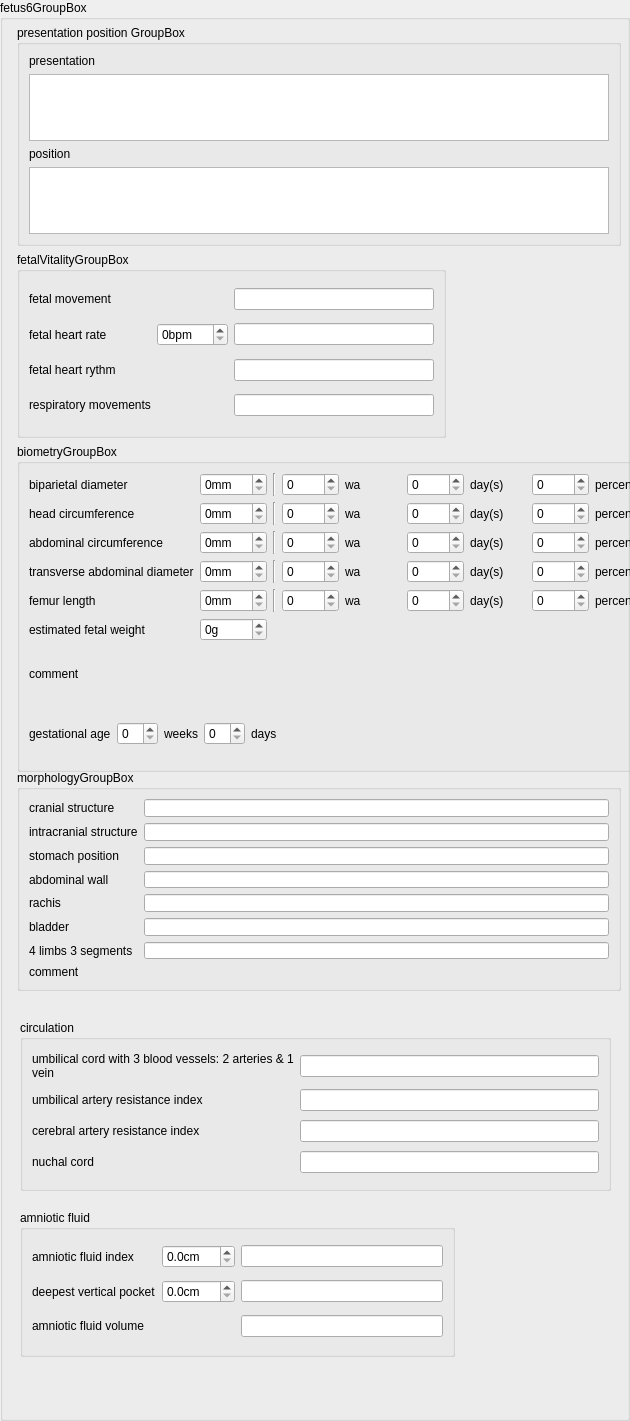
  <widget class="QGroupBox" name="fetus6GroupBox">
   <property name="enabled">
    <bool>true</bool>
   </property>
   <property name="geometry">
    <rect>
     <x>10</x>
     <y>8740</y>
     <width>630</width>
     <height>1421</height>
    </rect>
   </property>
   <property name="title">
    <string>fetus6GroupBox</string>
   </property>
   <property name="flat">
    <bool>false</bool>
   </property>
   <widget class="QGroupBox" name="fetus6PresentationPositionGroupBox">
    <property name="geometry">
     <rect>
      <x>17</x>
      <y>25</y>
      <width>604</width>
      <height>221</height>
     </rect>
    </property>
    <property name="title">
     <string>presentation position GroupBox</string>
    </property>
    <layout class="QVBoxLayout" name="verticalLayout_38">
     <item>
      <layout class="QVBoxLayout" name="verticalLayout_31">
       <item>
        <widget class="QLabel" name="presentationF6Label">
         <property name="text">
          <string>presentation</string>
         </property>
        </widget>
       </item>
       <item>
        <widget class="QListView" name="presentationF6ListView"/>
       </item>
      </layout>
     </item>
     <item>
      <layout class="QVBoxLayout" name="verticalLayout_37">
       <item>
        <widget class="QLabel" name="positionF6Label">
         <property name="text">
          <string>position</string>
         </property>
        </widget>
       </item>
       <item>
        <widget class="QListView" name="positionF6ListView"/>
       </item>
      </layout>
     </item>
    </layout>
   </widget>
   <widget class="QGroupBox" name="fetus6FetalVitalityGroupBox">
    <property name="geometry">
     <rect>
      <x>17</x>
      <y>252</y>
      <width>429</width>
      <height>186</height>
     </rect>
    </property>
    <property name="title">
     <string>fetalVitalityGroupBox</string>
    </property>
    <layout class="QGridLayout" name="gridLayout_9">
     <item row="0" column="0">
      <widget class="QLabel" name="fetus6FetalMovementLabel">
       <property name="text">
        <string>fetal movement</string>
       </property>
      </widget>
     </item>
     <item row="0" column="1">
      <layout class="QHBoxLayout" name="fetus6FetalMovementRadioLayout"/>
     </item>
     <item row="0" column="2">
      <widget class="QLineEdit" name="fetus6FetalMovementLineEdit"/>
     </item>
     <item row="1" column="0">
      <widget class="QLabel" name="fetus6FhrLabel">
       <property name="text">
        <string>fetal heart rate</string>
       </property>
      </widget>
     </item>
     <item row="1" column="1">
      <widget class="QSpinBox" name="fetus6FhrSpinBox">
       <property name="suffix">
        <string>bpm</string>
       </property>
       <property name="maximum">
        <number>999</number>
       </property>
      </widget>
     </item>
     <item row="1" column="2">
      <widget class="QLineEdit" name="fetus6FhrLineEdit"/>
     </item>
     <item row="2" column="0">
      <widget class="QLabel" name="fetus6HeartRythmLabel">
       <property name="text">
        <string>fetal heart rythm</string>
       </property>
      </widget>
     </item>
     <item row="2" column="1">
      <layout class="QHBoxLayout" name="fetus6HeartRythmRadioLayout"/>
     </item>
     <item row="2" column="2">
      <widget class="QLineEdit" name="fetus6HeartRythmLineEdit"/>
     </item>
     <item row="3" column="0">
      <widget class="QLabel" name="fetus6RespiratoryLabel">
       <property name="text">
        <string>respiratory movements</string>
       </property>
      </widget>
     </item>
     <item row="3" column="1">
      <layout class="QHBoxLayout" name="fetus6RespiratoryRadioLayout"/>
     </item>
     <item row="3" column="2">
      <widget class="QLineEdit" name="fetus6RespiratoryLineEdit"/>
     </item>
    </layout>
   </widget>
   <widget class="QGroupBox" name="fetus6BiometryGroupBox">
    <property name="geometry">
     <rect>
      <x>17</x>
      <y>444</y>
      <width>646</width>
      <height>328</height>
     </rect>
    </property>
    <property name="title">
     <string>biometryGroupBox</string>
    </property>
    <layout class="QGridLayout" name="gridLayout_2">
     <item row="0" column="0">
      <widget class="QLabel" name="fetus6BPDLabel">
       <property name="text">
        <string>biparietal diameter</string>
       </property>
      </widget>
     </item>
     <item row="0" column="1">
      <widget class="QSpinBox" name="fetus6BPDSpinBox">
       <property name="suffix">
        <string>mm</string>
       </property>
       <property name="maximum">
        <number>999</number>
       </property>
      </widget>
     </item>
     <item row="0" column="2">
      <widget class="Line" name="line_40">
       <property name="orientation">
        <enum>Qt::Vertical</enum>
       </property>
      </widget>
     </item>
     <item row="0" column="3">
      <widget class="QSpinBox" name="fetus6BPDWeekSpinBox"/>
     </item>
     <item row="0" column="4">
      <widget class="QLabel" name="fetus6BPDWeekLabel">
       <property name="text">
        <string>wa</string>
       </property>
      </widget>
     </item>
     <item row="0" column="5">
      <widget class="QSpinBox" name="fetus6BPDDaySpinBox">
       <property name="maximum">
        <number>6</number>
       </property>
      </widget>
     </item>
     <item row="0" column="6">
      <widget class="QLabel" name="label_11">
       <property name="text">
        <string>day(s)</string>
       </property>
      </widget>
     </item>
     <item row="0" column="7">
      <widget class="QSpinBox" name="fetus6BipPercentileSpinBox"/>
     </item>
     <item row="0" column="8">
      <widget class="QLabel" name="fetus6BipPercentileLabel">
       <property name="text">
        <string>percentile</string>
       </property>
      </widget>
     </item>
     <item row="1" column="0">
      <widget class="QLabel" name="fetus6HeadCircumferenceLabel">
       <property name="text">
        <string>head circumference</string>
       </property>
      </widget>
     </item>
     <item row="1" column="1">
      <widget class="QSpinBox" name="fetus6HeadCircumferenceSpinBox">
       <property name="suffix">
        <string>mm</string>
       </property>
       <property name="maximum">
        <number>999</number>
       </property>
      </widget>
     </item>
     <item row="1" column="2">
      <widget class="Line" name="line_41">
       <property name="orientation">
        <enum>Qt::Vertical</enum>
       </property>
      </widget>
     </item>
     <item row="1" column="3">
      <widget class="QSpinBox" name="fetus6HeadCircumferenceWeekSpinBox"/>
     </item>
     <item row="1" column="4">
      <widget class="QLabel" name="fetus6HeadCircumferenceWeekLabel">
       <property name="text">
        <string>wa</string>
       </property>
      </widget>
     </item>
     <item row="1" column="5">
      <widget class="QSpinBox" name="fetus6HeadCircumferenceDaysSpinBox">
       <property name="maximum">
        <number>6</number>
       </property>
      </widget>
     </item>
     <item row="1" column="6">
      <widget class="QLabel" name="fetus6HeadCircumferenceDayLabel">
       <property name="text">
        <string>day(s)</string>
       </property>
      </widget>
     </item>
     <item row="1" column="7">
      <widget class="QSpinBox" name="fetus6HcPercentileSpinBox"/>
     </item>
     <item row="1" column="8">
      <widget class="QLabel" name="fetus6HcPercentileLabel">
       <property name="text">
        <string>percentile</string>
       </property>
      </widget>
     </item>
     <item row="2" column="0">
      <widget class="QLabel" name="fetus6AbdominalCircumferenceLabel">
       <property name="text">
        <string>abdominal circumference</string>
       </property>
      </widget>
     </item>
     <item row="2" column="1">
      <widget class="QSpinBox" name="fetus6AbdominalCircumferenceSpinBox">
       <property name="suffix">
        <string>mm</string>
       </property>
       <property name="maximum">
        <number>999</number>
       </property>
      </widget>
     </item>
     <item row="2" column="2">
      <widget class="Line" name="line_42">
       <property name="orientation">
        <enum>Qt::Vertical</enum>
       </property>
      </widget>
     </item>
     <item row="2" column="3">
      <widget class="QSpinBox" name="fetus6AbdominalCircumferenceWeekSpinBox"/>
     </item>
     <item row="2" column="4">
      <widget class="QLabel" name="fetus6AbdominalCircumferenceWeekLabel">
       <property name="text">
        <string>wa</string>
       </property>
      </widget>
     </item>
     <item row="2" column="5">
      <widget class="QSpinBox" name="fetus6AbdominalCircumferenceDaySpinBox">
       <property name="maximum">
        <number>6</number>
       </property>
      </widget>
     </item>
     <item row="2" column="6">
      <widget class="QLabel" name="fetus6AbdominalCircumferenceDayLabel">
       <property name="text">
        <string>day(s)</string>
       </property>
      </widget>
     </item>
     <item row="2" column="7">
      <widget class="QSpinBox" name="fetus6AcPercentileSpinBox"/>
     </item>
     <item row="2" column="8">
      <widget class="QLabel" name="fetus6AcPercentileLabel">
       <property name="text">
        <string>percentile</string>
       </property>
      </widget>
     </item>
     <item row="3" column="0">
      <widget class="QLabel" name="fetus6TADLabel">
       <property name="text">
        <string>transverse abdominal diameter</string>
       </property>
      </widget>
     </item>
     <item row="3" column="1">
      <widget class="QSpinBox" name="fetus6TADSpinBox">
       <property name="suffix">
        <string>mm</string>
       </property>
       <property name="maximum">
        <number>999</number>
       </property>
      </widget>
     </item>
     <item row="3" column="2">
      <widget class="Line" name="line_43">
       <property name="orientation">
        <enum>Qt::Vertical</enum>
       </property>
      </widget>
     </item>
     <item row="3" column="3">
      <widget class="QSpinBox" name="fetus6TADWeekSpinBox"/>
     </item>
     <item row="3" column="4">
      <widget class="QLabel" name="fetus6TADWeekLabel">
       <property name="text">
        <string>wa</string>
       </property>
      </widget>
     </item>
     <item row="3" column="5">
      <widget class="QSpinBox" name="fetus6TADDaySpinBox">
       <property name="maximum">
        <number>6</number>
       </property>
      </widget>
     </item>
     <item row="3" column="6">
      <widget class="QLabel" name="fetus6TADDayLabel">
       <property name="text">
        <string>day(s)</string>
       </property>
      </widget>
     </item>
     <item row="3" column="7">
      <widget class="QSpinBox" name="fetus6TadPercentileSpinBox"/>
     </item>
     <item row="3" column="8">
      <widget class="QLabel" name="fetus6TadPercentileLabel">
       <property name="text">
        <string>percentile</string>
       </property>
      </widget>
     </item>
     <item row="4" column="0">
      <widget class="QLabel" name="fetus6FLLabel">
       <property name="text">
        <string>femur length</string>
       </property>
      </widget>
     </item>
     <item row="4" column="1">
      <widget class="QSpinBox" name="fetus6FLSpinBox">
       <property name="suffix">
        <string>mm</string>
       </property>
       <property name="maximum">
        <number>999</number>
       </property>
      </widget>
     </item>
     <item row="4" column="2">
      <widget class="Line" name="line_44">
       <property name="orientation">
        <enum>Qt::Vertical</enum>
       </property>
      </widget>
     </item>
     <item row="4" column="3">
      <widget class="QSpinBox" name="fetus6FLWeekSpinBox"/>
     </item>
     <item row="4" column="4">
      <widget class="QLabel" name="fetus6FLWeekLabel">
       <property name="text">
        <string>wa</string>
       </property>
      </widget>
     </item>
     <item row="4" column="5">
      <widget class="QSpinBox" name="fetus6FLDaySpinBox">
       <property name="maximum">
        <number>6</number>
       </property>
      </widget>
     </item>
     <item row="4" column="6">
      <widget class="QLabel" name="fetus6FLDayLabel">
       <property name="text">
        <string>day(s)</string>
       </property>
      </widget>
     </item>
     <item row="4" column="7">
      <widget class="QSpinBox" name="fetus6FlPercentileSpinBox"/>
     </item>
     <item row="4" column="8">
      <widget class="QLabel" name="fetus6FlPercentileLabel">
       <property name="text">
        <string>percentile</string>
       </property>
      </widget>
     </item>
     <item row="5" column="0">
      <widget class="QLabel" name="fetus6EfwLabel">
       <property name="text">
        <string>estimated fetal weight</string>
       </property>
      </widget>
     </item>
     <item row="5" column="1">
      <widget class="QSpinBox" name="fetus6EfwSpinBox">
       <property name="suffix">
        <string comment="gram">g</string>
       </property>
       <property name="maximum">
        <number>10000</number>
       </property>
      </widget>
     </item>
     <item row="6" column="0" colspan="9">
      <layout class="QVBoxLayout" name="verticalLayout_33">
       <item>
        <widget class="QLabel" name="fetus6BiometryCommentLabel">
         <property name="text">
          <string>comment</string>
         </property>
        </widget>
       </item>
       <item>
        <layout class="QFormLayout" name="fetus6BiometryCommentFormLayout"/>
       </item>
      </layout>
     </item>
     <item row="7" column="0" colspan="9">
      <layout class="QHBoxLayout" name="horizontalLayout_23">
       <item>
        <widget class="QLabel" name="fetus6UsGestationalAgeHelpTextLabel">
         <property name="text">
          <string>gestational age</string>
         </property>
        </widget>
       </item>
       <item>
        <widget class="QSpinBox" name="fetus6UsGestationalAgeWeekSpinBox"/>
       </item>
       <item>
        <widget class="QLabel" name="fetus6UsGestationalAgeWeekLabel">
         <property name="text">
          <string>weeks</string>
         </property>
        </widget>
       </item>
       <item>
        <widget class="QSpinBox" name="fetus6UsGestationalAgeDaySpinBox"/>
       </item>
       <item>
        <widget class="QLabel" name="fetus6UsGestationalAgeDayLabel">
         <property name="text">
          <string>days</string>
         </property>
        </widget>
       </item>
       <item>
        <spacer name="horizontalSpacer_9">
         <property name="orientation">
          <enum>Qt::Horizontal</enum>
         </property>
         <property name="sizeHint" stdset="0">
          <size>
           <width>40</width>
           <height>20</height>
          </size>
         </property>
        </spacer>
       </item>
      </layout>
     </item>
    </layout>
   </widget>
   <widget class="QGroupBox" name="fetus6MorphologyGroupBox">
    <property name="geometry">
     <rect>
      <x>17</x>
      <y>770</y>
      <width>604</width>
      <height>221</height>
     </rect>
    </property>
    <property name="title">
     <string>morphologyGroupBox</string>
    </property>
    <layout class="QVBoxLayout" name="verticalLayout_34">
     <item>
      <layout class="QGridLayout" name="gridLayout_23">
       <item row="0" column="0">
        <widget class="QLabel" name="fetus6CranialStructureLabel">
         <property name="text">
          <string>cranial structure</string>
         </property>
        </widget>
       </item>
       <item row="0" column="1">
        <layout class="QHBoxLayout" name="fetus6CranialStructureRadioLayout"/>
       </item>
       <item row="0" column="2">
        <widget class="QLineEdit" name="fetus6CranialStructureLineEdit"/>
       </item>
       <item row="1" column="0">
        <widget class="QLabel" name="fetus6IntracranialStructureLabel">
         <property name="text">
          <string>intracranial structure</string>
         </property>
        </widget>
       </item>
       <item row="1" column="1">
        <layout class="QHBoxLayout" name="fetus6IntracranialStructureRadioLayout"/>
       </item>
       <item row="1" column="2">
        <widget class="QLineEdit" name="fetus6IntracranialStructureLineEdit"/>
       </item>
       <item row="2" column="0">
        <widget class="QLabel" name="fetus6StomachPositionLabel">
         <property name="text">
          <string>stomach position</string>
         </property>
        </widget>
       </item>
       <item row="2" column="1">
        <layout class="QHBoxLayout" name="fetus6StomachPositionRadioLayout"/>
       </item>
       <item row="2" column="2">
        <widget class="QLineEdit" name="fetus6StomachPositionLineEdit"/>
       </item>
       <item row="3" column="0">
        <widget class="QLabel" name="fetus6AbdominalWallLabel">
         <property name="text">
          <string>abdominal wall</string>
         </property>
        </widget>
       </item>
       <item row="3" column="1">
        <layout class="QHBoxLayout" name="fetus6AbdominalWallRadioLayout"/>
       </item>
       <item row="3" column="2">
        <widget class="QLineEdit" name="fetus6AbdominalWallLineEdit"/>
       </item>
       <item row="4" column="0">
        <widget class="QLabel" name="fetus6RachisLabel">
         <property name="text">
          <string>rachis</string>
         </property>
        </widget>
       </item>
       <item row="4" column="1">
        <layout class="QHBoxLayout" name="fetus6RachisRadioLayout"/>
       </item>
       <item row="4" column="2">
        <widget class="QLineEdit" name="fetus6RachisLineEdit"/>
       </item>
       <item row="5" column="0">
        <widget class="QLabel" name="fetus6BladderLabel">
         <property name="text">
          <string>bladder</string>
         </property>
        </widget>
       </item>
       <item row="5" column="1">
        <layout class="QHBoxLayout" name="fetus6BladderRadioLayout"/>
       </item>
       <item row="5" column="2">
        <widget class="QLineEdit" name="fetus6BladderLineEdit"/>
       </item>
       <item row="6" column="0">
        <widget class="QLabel" name="fetus6LimbsLabel">
         <property name="text">
          <string>4 limbs 3 segments</string>
         </property>
        </widget>
       </item>
       <item row="6" column="1">
        <layout class="QHBoxLayout" name="fetus6LimbsRadioLayout"/>
       </item>
       <item row="6" column="2">
        <widget class="QLineEdit" name="fetus6LimbsLineEdit"/>
       </item>
      </layout>
     </item>
     <item>
      <layout class="QVBoxLayout" name="verticalLayout_35">
       <item>
        <widget class="QLabel" name="fetus6MorphologyCommentLabel">
         <property name="text">
          <string>comment</string>
         </property>
        </widget>
       </item>
       <item>
        <layout class="QFormLayout" name="fetus6MorphologyCommentFormLayout"/>
       </item>
      </layout>
     </item>
    </layout>
   </widget>
   <widget class="QGroupBox" name="fetus6CirculationGroupBox">
    <property name="geometry">
     <rect>
      <x>20</x>
      <y>1020</y>
      <width>591</width>
      <height>171</height>
     </rect>
    </property>
    <property name="title">
     <string>circulation</string>
    </property>
    <layout class="QGridLayout" name="gridLayout_31">
     <item row="0" column="0">
      <widget class="QLabel" name="fetus6UmbilicalCordLabel">
       <property name="text">
        <string>umbilical cord with 3 blood vessels: 2 arteries &amp; 1 vein</string>
       </property>
       <property name="wordWrap">
        <bool>true</bool>
       </property>
      </widget>
     </item>
     <item row="0" column="1">
      <layout class="QHBoxLayout" name="fetus6UmbilicalCordRadioLayout"/>
     </item>
     <item row="0" column="2">
      <widget class="QLineEdit" name="fetus6UmbilicalCordLineEdit"/>
     </item>
     <item row="1" column="0">
      <widget class="QLabel" name="fetus6UmbilicalArteryLabel">
       <property name="text">
        <string>umbilical artery resistance index</string>
       </property>
       <property name="wordWrap">
        <bool>true</bool>
       </property>
      </widget>
     </item>
     <item row="1" column="1">
      <layout class="QHBoxLayout" name="fetus6UmbilicalArteryRadioLayout"/>
     </item>
     <item row="1" column="2">
      <widget class="QLineEdit" name="fetus6UmbilicalArteryLineEdit"/>
     </item>
     <item row="2" column="0">
      <widget class="QLabel" name="fetus6CerebralArteryLabel">
       <property name="text">
        <string>cerebral artery resistance index</string>
       </property>
       <property name="wordWrap">
        <bool>true</bool>
       </property>
      </widget>
     </item>
     <item row="2" column="1">
      <layout class="QHBoxLayout" name="fetus6CerebralArteryRadioLayout"/>
     </item>
     <item row="2" column="2">
      <widget class="QLineEdit" name="fetus6CerebralArteryLineEdit"/>
     </item>
     <item row="3" column="0">
      <widget class="QLabel" name="fetus6NuchalCordLabel">
       <property name="text">
        <string>nuchal cord</string>
       </property>
      </widget>
     </item>
     <item row="3" column="1">
      <layout class="QHBoxLayout" name="fetus6NuchalCordRadioLayout"/>
     </item>
     <item row="3" column="2">
      <widget class="QLineEdit" name="fetus6NuchalCordLineEdit"/>
     </item>
    </layout>
   </widget>
   <widget class="QGroupBox" name="fetus6AmnioticFluidGroupBox">
    <property name="geometry">
     <rect>
      <x>20</x>
      <y>1210</y>
      <width>435</width>
      <height>147</height>
     </rect>
    </property>
    <property name="title">
     <string>amniotic fluid </string>
    </property>
    <layout class="QGridLayout" name="gridLayout_36">
     <item row="0" column="0">
      <widget class="QLabel" name="fetus6AmnioticFluidIndexLabel">
       <property name="text">
        <string>amniotic fluid index</string>
       </property>
      </widget>
     </item>
     <item row="0" column="1">
      <widget class="QDoubleSpinBox" name="fetus6AmnioticFluidIndexDoubleSpinBox">
       <property name="suffix">
        <string comment="centimeter">cm</string>
       </property>
       <property name="decimals">
        <number>1</number>
       </property>
      </widget>
     </item>
     <item row="0" column="2">
      <widget class="QLineEdit" name="fetus6AmnioticFluidIndexLineEdit"/>
     </item>
     <item row="1" column="0">
      <widget class="QLabel" name="fetus6DeepestVerticalPocketLabel">
       <property name="text">
        <string>deepest vertical pocket</string>
       </property>
      </widget>
     </item>
     <item row="1" column="1">
      <widget class="QDoubleSpinBox" name="fetus6DeepestVerticalPocketDoubleSpinBox">
       <property name="suffix">
        <string comment="centimeter">cm</string>
       </property>
       <property name="decimals">
        <number>1</number>
       </property>
      </widget>
     </item>
     <item row="1" column="2">
      <widget class="QLineEdit" name="fetus6DeepestVerticalPocketLineEdit"/>
     </item>
     <item row="2" column="0">
      <widget class="QLabel" name="fetus6AmnioticFluidVolumeLabel">
       <property name="text">
        <string>amniotic fluid volume</string>
       </property>
      </widget>
     </item>
     <item row="2" column="1">
      <layout class="QHBoxLayout" name="fetus6AmnioticFluidVolumeRadioLayout"/>
     </item>
     <item row="2" column="2">
      <widget class="QLineEdit" name="fetus6AmnioticFluidVolumeLineEdit"/>
     </item>
    </layout>
   </widget>
  </widget>
